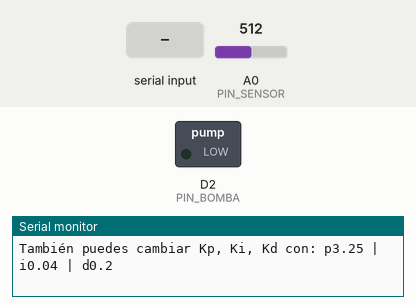
Bench run of a sketch on a simulated ESP8266 (Wemos D1 mini). Parts: switched loads named in the sketch (green lamp = pin HIGH), the last lines printed to the serial monitor. Inputs (shaded band) come from the test bench; at power-on: A0 (PIN_SENSOR) = 512.

Above: at 1.2 s.
1.3 s: "I\n" received over Serial
At 2.2 s:
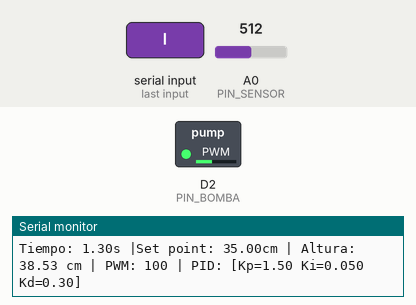
2.8 s: A0 (PIN_SENSOR) set to 306
At 3.8 s:
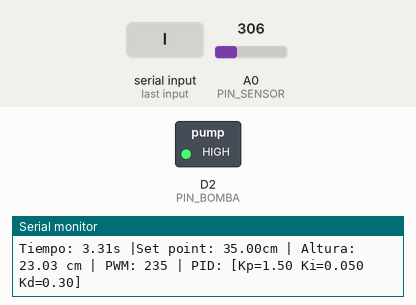
4.9 s: A0 (PIN_SENSOR) set to 511
At 5.66 s:
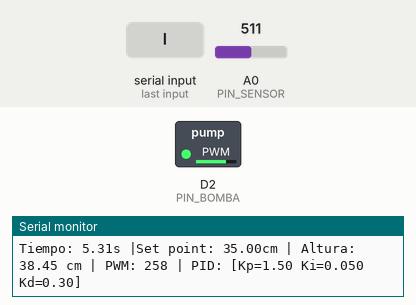
7.9 s: "X\n" received over Serial
At 8.3 s:
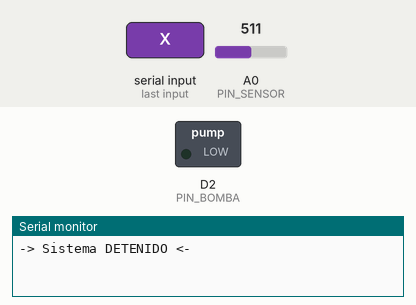
9.4 s: "i\n" received over Serial
At 10.6 s:
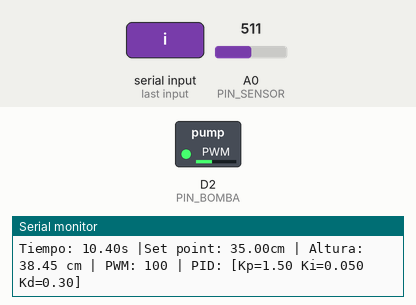
10.9 s: "x\n" received over Serial
At 11.7 s:
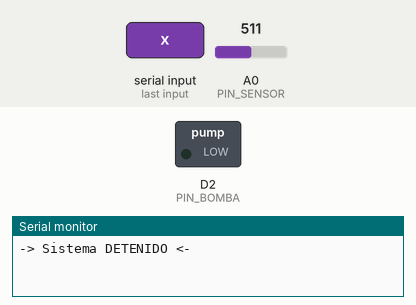
Timing chart, 0 to 13.4 s (numbered marks = the images above; inputs shaded):
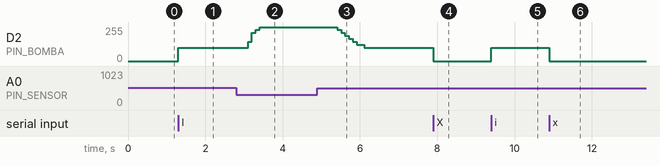

The sketch:

PID_serial_2.ino
```cpp
#include <Arduino.h>

// PID y control
float Kp = 1.5;
float Ki = 0.05;
float Kd = 0.3;
const float alpha = 0.1; // filtro de primer orden

float setpoint = 35.0;
float error = 0;
float error_anterior = 0;
float error_acumulado = 0;
float error_filtrado = 0;

const float ALTURA_MAXIMA = 50;//Cmts
const float ALTURA_MINIMA = 5;//Cmts
const float voltaje_min   = 0.4;//voltios
const float voltaje_max   = 5;//voltios

const float ConstWemos = 130;//divisor de voltaje vmax 3.3 voltios

const int PIN_SENSOR = A0;
const int PIN_BOMBA  = D2;

// Mapeo PWM (ajústalo según tu válvula si es necesario)
const int PWM_MAXIMO = 1000;
const int PWM_MINIMO = 100;

// Control de tiempo
unsigned long tiempo_anterior = 0;
const unsigned long INTERVALO_MUESTREO = 100; // ms
unsigned long tiempo_ultimo_print = 0;

// Filtro de promedio
#define FILTER_SIZE 5
float filtro[FILTER_SIZE];
byte filtro_index = 0;

// Estado
bool sistemaActivo = false;
String inputString = "";

void setup() {
  Serial.begin(115200);
  pinMode(PIN_SENSOR, INPUT);
  pinMode(PIN_BOMBA, OUTPUT);
  analogWriteFreq(1000); // PWM 1kHz

  float lectura_inicial = leerNivel();
  for (int i = 0; i < FILTER_SIZE; i++) filtro[i] = lectura_inicial;

  Serial.println("Sistema PID para control de nivel - Wemos D1 R1");
  Serial.println("Comandos: I = Iniciar, X = Detener, 35.5 = nuevo setpoint");
  Serial.println("También puedes cambiar Kp, Ki, Kd con: p3.25 | i0.04 | d0.2");
}

void loop() {
  procesarSerial();

  unsigned long tiempo_actual = millis();
  if (tiempo_actual - tiempo_anterior >= INTERVALO_MUESTREO && sistemaActivo) {
    tiempo_anterior = tiempo_actual;

    float altura_actual = lecturaFiltrada();
    float delta_t = INTERVALO_MUESTREO / 1000.0;

    // PID con filtro de primer orden
    error = setpoint - altura_actual;
    error_filtrado = alpha * error + (1 - alpha) * error_filtrado;
    error_acumulado += error * delta_t;
    float derivada = (error_filtrado - error_anterior) / delta_t;

    float salida_pid = Kp * error_filtrado + Ki * error_acumulado + Kd * derivada;

    // Limitamos la salida a 0-40 cm y la convertimos a PWM 0-100
    float salida_limitada = constrain(salida_pid, 0, 40);
    int pwm = map(salida_limitada, 0, 40, PWM_MINIMO, PWM_MAXIMO);

    analogWrite(PIN_BOMBA, pwm);

    // Imprimir por serial
    if (tiempo_actual - tiempo_ultimo_print >= 1000) {
      Serial.print("Tiempo: ");
      Serial.print(tiempo_actual / 1000.0, 2);
      Serial.print("s |Set point: ");
      Serial.print(setpoint, 2);
      Serial.print("cm | Altura: ");
      Serial.print(altura_actual, 2);
      Serial.print(" cm | PWM: ");
      Serial.print(pwm);
      Serial.print(" | PID: [Kp=");
      Serial.print(Kp, 2);
      Serial.print(" Ki=");
      Serial.print(Ki, 3);
      Serial.print(" Kd=");
      Serial.print(Kd, 2);
      Serial.println("]");
      tiempo_ultimo_print = tiempo_actual;
    }

    error_anterior = error_filtrado;
  }
}

// Filtro de lectura de sensor
float lecturaFiltrada() {
  float valor = leerNivel();
  filtro[filtro_index] = valor;
  filtro_index = (filtro_index + 1) % FILTER_SIZE;

  float suma = 0;
  for (int i = 0; i < FILTER_SIZE; i++) suma += filtro[i];
  return suma / FILTER_SIZE;
}

// Conversión de voltaje a altura
float leerNivel() {
  int lectura = analogRead(PIN_SENSOR);
  float voltaje_sensor = lectura / ConstWemos;
  float nivel = ((lectura / ConstWemos) * (ALTURA_MAXIMA-ALTURA_MINIMA)/(voltaje_max-voltaje_min));
  return constrain(nivel, 0, ALTURA_MAXIMA);
}

// Procesamiento del monitor serial con cambio de Kp, Ki, Kd
void procesarSerial() {
  while (Serial.available()) {
    char c = Serial.read();
    if (c == '\n' || c == '\r') {
      inputString.trim();

      if (inputString == "I" || inputString == "i") {
        sistemaActivo = true;
        error_acumulado = 0;
        error_anterior = 0;
        error_filtrado = 0;
        Serial.println("-> Sistema INICIADO <-");

      } else if (inputString == "X" || inputString == "x") {
        sistemaActivo = false;
        analogWrite(PIN_BOMBA, 0);
        Serial.println("-> Sistema DETENIDO <-");

      } else if (inputString.startsWith("p") || inputString.startsWith("P")) {
        float nuevo = inputString.substring(1).toFloat();
        if (nuevo >= 0) {
          Kp = nuevo;
          Serial.print("-> Nuevo Kp = ");
          Serial.println(Kp, 3);
        }

      } else if (inputString.startsWith("i") || inputString.startsWith("I")) {
        float nuevo = inputString.substring(1).toFloat();
        if (nuevo >= 0) {
          Ki = nuevo;
          Serial.print("-> Nuevo Ki = ");
          Serial.println(Ki, 3);
        }

      } else if (inputString.startsWith("d") || inputString.startsWith("D")) {
        float nuevo = inputString.substring(1).toFloat();
        if (nuevo >= 0) {
          Kd = nuevo;
          Serial.print("-> Nuevo Kd = ");
          Serial.println(Kd, 3);
        }

      } else {
        float nuevoSetpoint = inputString.toFloat();
        if (nuevoSetpoint >= 0 && nuevoSetpoint <= ALTURA_MAXIMA) {
          setpoint = nuevoSetpoint;
          Serial.print("-> Nuevo Setpoint: ");
          Serial.print(setpoint);
          Serial.println(" cm <-");
        } else {
          Serial.println("Comando no reconocido o fuera de rango.");
        }
      }

      inputString = "";  // limpiar cadena después de procesar
    } else if (isPrintable(c)) {
      inputString += c;
    }
  }
}
```

Measured:
- after the input at 1.3 s, D2 (PIN_BOMBA): 0/255 → 100/255 at once
- after the input at 2.8 s, D2 (PIN_BOMBA): 100/255 → 145/255 after 0.31 s, → 213/255 0.10 s later, → 235/255 0.10 s later, → 255/255 0.10 s later
- after the input at 4.9 s, D2 (PIN_BOMBA): moves from 255/255 to 100/255 over 0.70 s, starting after 0.51 s
- after the input at 7.9 s, D2 (PIN_BOMBA): 100/255 → 0/255 at once
- after the input at 9.4 s, D2 (PIN_BOMBA): 0/255 → 100/255 at once
- after the input at 10.9 s, D2 (PIN_BOMBA): 100/255 → 0/255 at once
